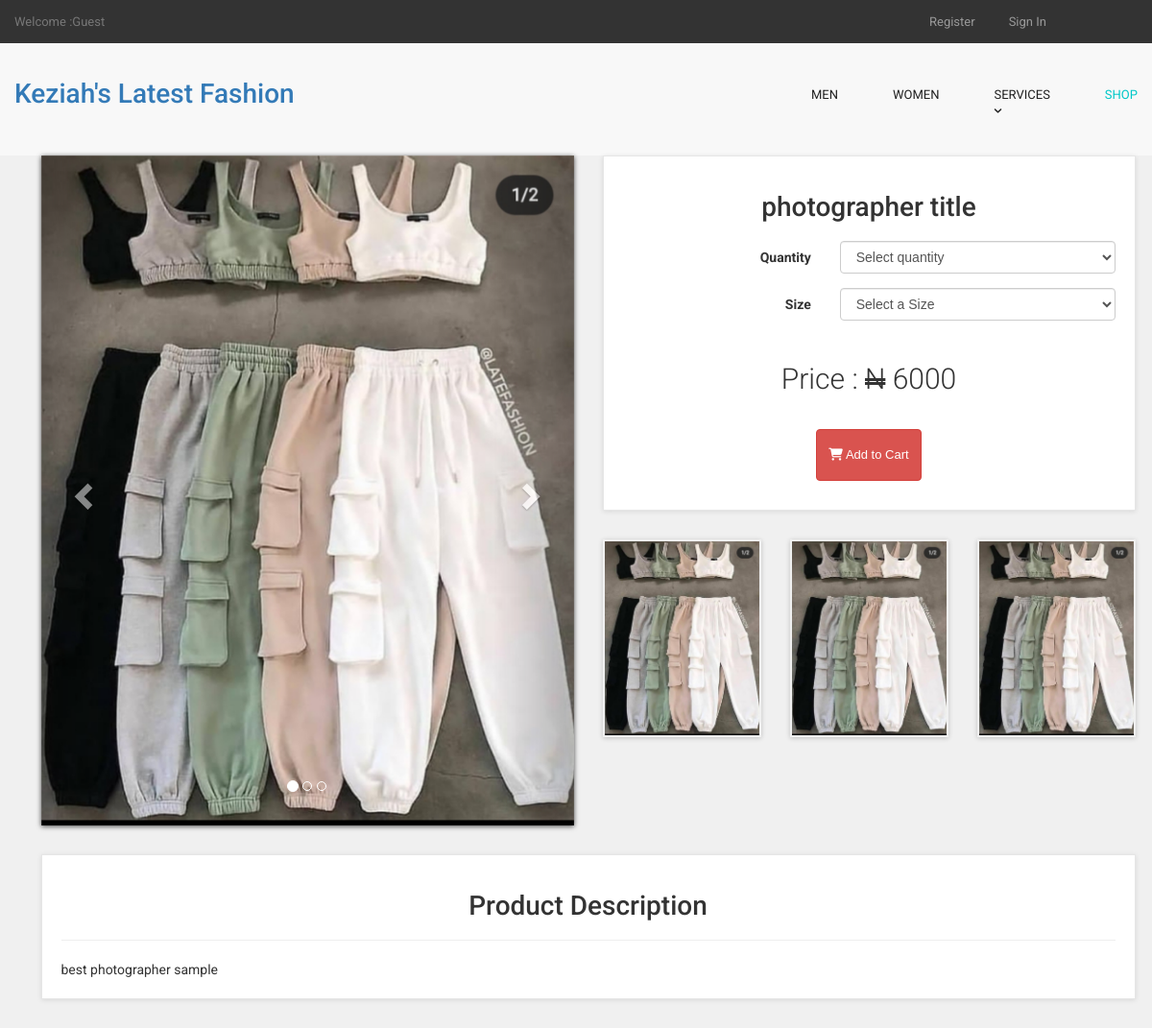
The page /details.php?product_id=18 on the database its author committed.
### tables this page shows
CREATE TABLE `products` (
  `product_id` int(10) NOT NULL,
  `p_cat_id` int(10) NOT NULL,
  `cat_id` int(10) NOT NULL,
  `service` varchar(50) NOT NULL,
  `manufacturer_id` int(10) NOT NULL,
  `date` timestamp NOT NULL DEFAULT current_timestamp() ON UPDATE current_timestamp(),
  `product_title` text NOT NULL,
  `product_img1` text NOT NULL,
  `product_img2` text NOT NULL,
  `product_img3` text NOT NULL,
  `product_price` int(10) NOT NULL,
  `age_range` varchar(20) NOT NULL,
  `product_location` varchar(255) NOT NULL,
  `product_desc` text NOT NULL
);

### details.php (the view, shortened to what this page needs)
<?php
include("includes/db.php");
include("includes/header.php");
include("includes/main.php");
?>
<?php
$product_id = $_GET['product_id'];
$get_product = "SELECT * FROM products WHERE product_id = '$product_id'";
$run_product = mysqli_query($con, $get_product);
$check_product = mysqli_num_rows($run_product);
if($check_product == 0){
echo "<script> window.open('index.php','_self') </script>";
}else{
$row_product = mysqli_fetch_array($run_product);
$pro_title = $row_product['product_title'];
$pro_price = $row_product['product_price'];
$pro_desc = $row_product['product_desc'];
$pro_img1 = $row_product['product_img1'];
$pro_img2 = $row_product['product_img2'];
$pro_img3 = $row_product['product_img3'];
?>
<div id="content" >
<div class="container" >
<div class="col-md-12">
<div class="row" id="productMain">
<div class="col-sm-6">
<div id="mainImage">
<div id="myCarousel" class="carousel slide" data-ride="carousel">
<ol class="carousel-indicators">
<li data-target="#myCarousel" data-slide-to="0" class="active"></li>
<li data-target="#myCarousel" data-slide-to="1"></li>
<li data-target="#myCarousel" data-slide-to="2"></li>
</ol>
<div class="carousel-inner">
<div class="item active">
<center>
<img src="admin_area/product_images/<?php echo $pro_img1; ?>" class="img-responsive">
</center>
</div>
</div>
<a href="#myCarousel" class="left carousel-control" data-slide="prev">
<span class="glyphicon glyphicon-chevron-left"> </span>
</a>
<a class="right carousel-control" href="#myCarousel" data-slide="next">
<span class="glyphicon glyphicon-chevron-right"> </span>
</a>
</div>
</div>
</div>
<div class="col-sm-6" >
<div class="box" >
<h1 class="text-center" > <?php echo $pro_title; ?> </h1>
<form action="" method="POST" class="form-horizontal" >
<div class="form-group">
<label class="col-md-5 control-label" >Quantity </label>
<div class="col-md-7">
<select name="product_qty" class="form-control" required>
    <option>Select quantity</option>
</select>
</div>
</div>
<div class="form-group" >
<label class="col-md-5 control-label" >Size</label>
<div class="col-md-7" >
<select name="product_size" class="form-control" required >
<option>Select a Size</option>
</select>
</div>
</div>
<?php
echo "
<p class='price'>
Price : <span style='text-decoration-line: line-through; text-decoration-style: double;'>N</span> $pro_price
</p>
";
?>
<p class="text-center buttons" >
<button class="btn btn-danger" type="submit" name="add_cart">
<i class="fa fa-shopping-cart" ></i> Add to Cart</button>
</p>
</form>
</div>
<div class="row" id="thumbs" >
<div class="col-xs-4" >
<a href="#" class="thumb" >
<img src="admin_area/product_images/<?php echo $pro_img1; ?>" class="img-responsive" >
</a>
</div>
<div class="col-xs-4" >
<a href="#" class="thumb" >
<img src="admin_area/product_images/<?php echo $pro_img2; ?>" class="img-responsive" >
</a>
</div>
<div class="col-xs-4" >
<a href="#" class="thumb" >
<img src="admin_area/product_images/<?php echo $pro_img3; ?>" class="img-responsive" >
</a>
</div>
</div>
</div>
</div>
<div class="box" id="details">
<h1 class="text-center">Product Description</h1>
<hr style="margin-top:0px;">
<div class="tab-content">
<div id="description" class="tab-pane fade in active" style="margin-top:7px;" >
<?php echo $pro_desc; ?>
</div>
</div>
</div>
<?php } ?>
</div>
</div>
</div>
</body>
</html>

### styles/backend.css (style rules this page uses)
html { font-family: "Roboto", Helvetica, Arial, sans-serif; line-height: 1.15; -ms-text-size-adjust: 100%; -webkit-text-size-adjust: 100% }
body { margin: 0 }
h1 { font-size: 2em; margin: .67em 0 }
hr { box-sizing: content-box; height: 0; overflow: visible }
a { background-color: transparent; -webkit-text-decoration-skip: objects }
img { border-style: none }
button, input, optgroup, select, textarea { font-family: sans-serif; font-size: 100%; line-height: 1.15; margin: 0 }
button, input { overflow: visible }
button, select { text-transform: none }
[type=reset], [type=submit], button, html [type=button] { -webkit-appearance: button }
html { box-sizing: border-box }
body { min-width: 1190px; font-family: Montserrat, sans-serif; font-weight: 400; background-color: white; }
.container { width: 1170px; margin: 0 auto }
img { max-width: 100%; height: auto }
.btn { display: inline-block; vertical-align: top; font-size: 13px; line-height: 40px; text-decoration: none; -webkit-transition: .3s; transition: .3s }

### styles/style.css (style rules this page uses)
body { font-family: "Roboto", Helvetica, Arial, sans-serif; font-size: 14px; line-height: 1.42857143; color: #333333; background-color: #f0f0f0; overflow-x: hidden; }
.box { background: #fff; margin: 0 0 30px; border: solid 1px #e6e6e6; box-sizing: border-box; padding:20px; box-shadow: 0 1px 5px rgba(0, 0, 0, 0.1); }
#content { padding-left:25px; }
#content #productMain { margin-bottom: 30px; }
#content #productMain .price { font-size: 30px; font-weight: 300; text-align: center; margin-top: 40px; }
#content #mainImage { box-shadow: 0 1px 5px rgba(0, 0, 0, 0.7); }
#content #thumbs a { display: block; box-shadow: 0 1px 5px rgba(0, 0, 0, 0.2); border : solid 2px transparent; }

### rows shown on the page
products: product_img1 (picture), product_title "photographer title", product_price "6000", product_img2 (picture), product_img3 (picture), product_desc "best photographer sample"
